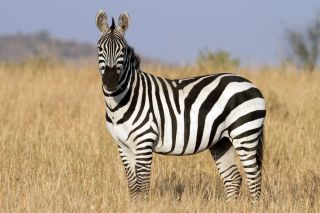
#> input picture zebra.jpg, 320 x 213 px
$ jupyter execute --allow-errors 'img pre_processsing_part2.ipynb'
#> lines starting #> are read from the running program, lines starting #| are printed output that depends on the picture
[cell 1]
import cv2
import matplotlib.pyplot as plt

[cell 2]
## image reading

[cell 3]
img = cv2.imread("zebra.jpg")
#> img is the input picture: shape (213, 320, 3); mean B, G, R 132.5, 152.2, 167.8
img = cv2.cvtColor(img, cv2.COLOR_BGR2RGB)

[cell 4]
plt.imshow(img)

## 1. Image thresholding

### simple thresholding

[cell 5]
ret, thresh1 = cv2.threshold(img, 60, 255, cv2.THRESH_BINARY)  ##threshold=130
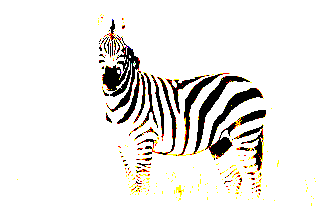
#> thresh1: shape (213, 320, 3); mean R, G, B 235.8, 233.7, 230.7
cv2.imshow('zebra',thresh1)
cv2.waitKey(0)
cv2.destroyAllWindows()

[cell 6]
ret, thresh2 = cv2.threshold(img, 130, 255, cv2.THRESH_BINARY_INV) ##inverted_binary_threshold=130
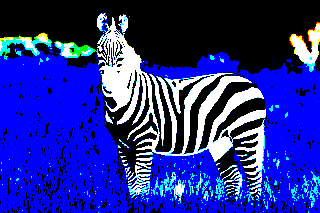
#> thresh2: shape (213, 320, 3); mean R, G, B 36, 44.7, 152.1
cv2.imshow('zebra',thresh2)
cv2.waitKey(0)
cv2.destroyAllWindows()

[cell 7]
ret, thresh3 = cv2.threshold(img, 60, 255, cv2.THRESH_BINARY_INV) ##inverted_binary_threshold=60
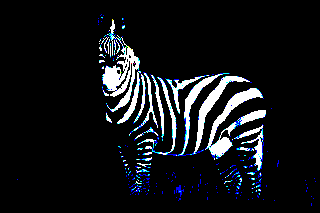
#> thresh3: shape (213, 320, 3); mean R, G, B 19.2, 21.3, 24.3
cv2.imshow('zebra',thresh3)
cv2.waitKey(0)
cv2.destroyAllWindows()

[cell 8]
ret, thresh4 = cv2.threshold(img, 90, 255, cv2.THRESH_TRUNC)   ##thresh=90
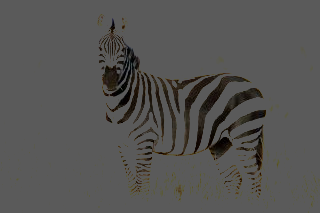
#> thresh4: shape (213, 320, 3); mean R, G, B 85.5, 84.7, 83.3
cv2.imshow('zebra',thresh4)
cv2.waitKey(0)
cv2.destroyAllWindows()

[cell 9]
ret, thresh5 = cv2.threshold(img, 100, 255, cv2.THRESH_TOZERO)
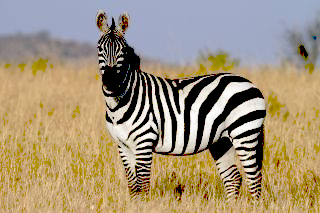
#> thresh5: shape (213, 320, 3); mean R, G, B 162.8, 147.1, 120.5
cv2.imshow('zebra',thresh5)
cv2.waitKey(0)
cv2.destroyAllWindows()

[cell 10]
ret, thresh6 = cv2.threshold(img, 200, 255, cv2.THRESH_TOZERO_INV) ## threshold=200
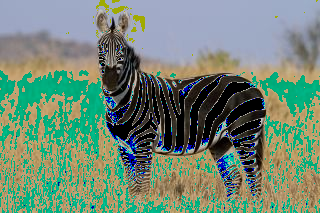
#> thresh6: shape (213, 320, 3); mean R, G, B 113.6, 135.3, 118
cv2.imshow('zebra',thresh6)
cv2.waitKey(0)
cv2.destroyAllWindows()

### adaptive thresholding

[cell 11]
img_t = cv2.imread("frag.png")

#> (a cell that did not finish here is left out)

#> (a cell that did not finish here is left out)

### Otsu Thresholding

#> (a cell that did not finish here is left out)

#> (a cell that did not finish here is left out)

## Blurring/Smoothing

### simple

[cell 16]
img = cv2.imread("zebra.jpg")
blur = cv2.blur(img,(5,5))
cv2.imshow('blur',blur)
cv2.waitKey(0)
cv2.destroyAllWindows()

### median blurring

[cell 17]
img = cv2.imread("zebra.jpg")
median = cv2.medianBlur(img,5)
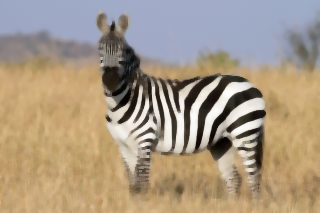
#> median: shape (213, 320, 3); mean B, G, R 132.8, 152.6, 168.2
cv2.imshow('median',median)
cv2.waitKey(0)
cv2.destroyAllWindows()

### gaussian blur

[cell 18]
img = cv2.imread("zebra.jpg")
gblur = cv2.GaussianBlur(img,(5,5),0)
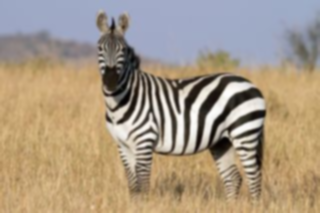
#> gblur: shape (213, 320, 3); mean B, G, R 132.5, 152.2, 167.8
cv2.imshow('Gaussian',gblur)
cv2.waitKey(0)
cv2.destroyAllWindows()

### bilateral blur

[cell 19]
img = cv2.imread("zebra.jpg")
bi_lat = cv2.bilateralFilter(img,9,75,75)
cv2.imshow('Bi_lateral',bi_lat)
cv2.waitKey(0)
cv2.destroyAllWindows()

## Rescaling

[cell 20]
img = cv2.imread("zebra.jpg")
print(img.shape)
#| (213, 320, 3)
img = cv2.cvtColor(img, cv2.COLOR_BGR2RGB)
half = cv2.resize(img, (0,0), fx = 0.5, fy = 0.5)
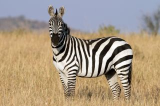
#> half: shape (106, 160, 3); mean R, G, B 167.8, 152.2, 132.7
plt.imshow(half)

[cell 21]
img = cv2.imread("zebra.jpg")
print(img.shape)
#| (213, 320, 3)
img = cv2.cvtColor(img, cv2.COLOR_BGR2RGB)
large = cv2.resize(img, (800, 500))
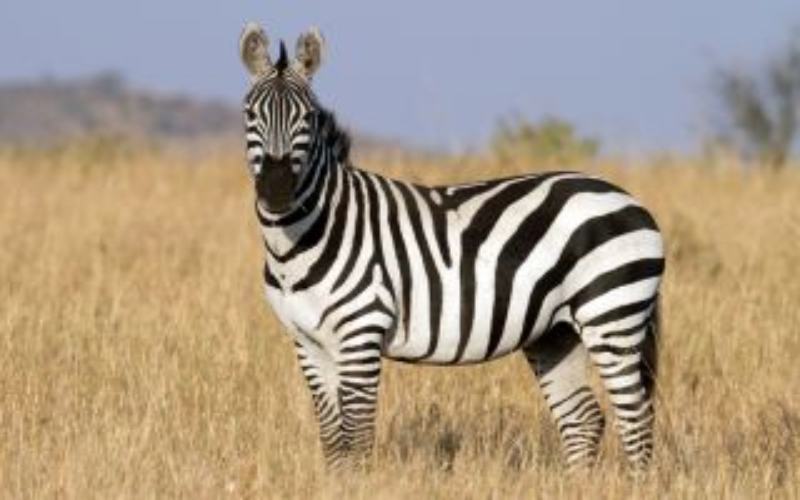
#> large: shape (500, 800, 3); mean R, G, B 167.7, 152.1, 132.4
plt.imshow(large)
